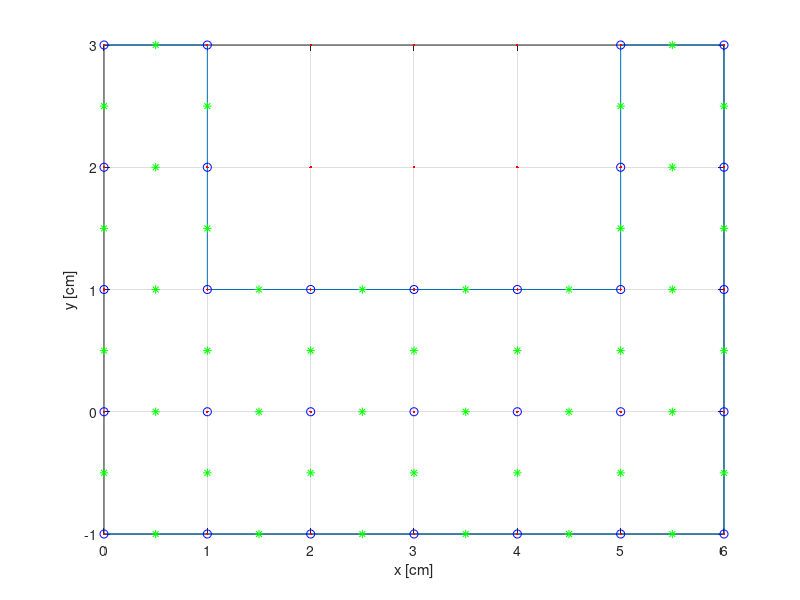
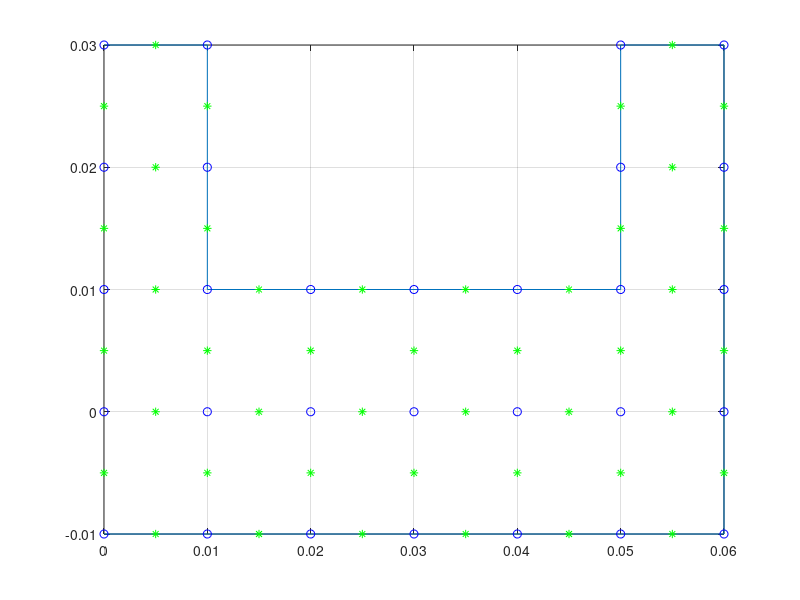
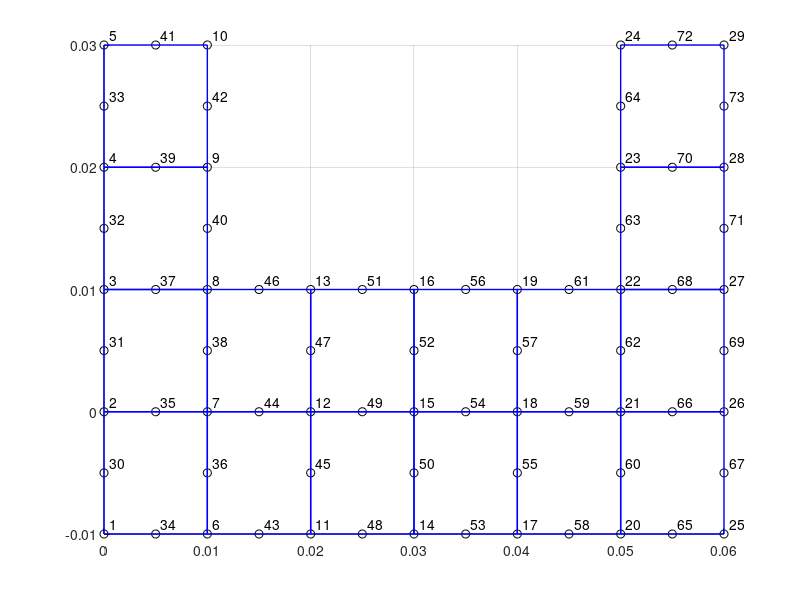

These figures' MATLAB source, in order: (Note: this script raises an error after producing the figures.)
clear all
close all
clc

% tworzenie geometrii
wierzcholki=[0,-1; 6,-1; 6,3; 5,3; 5,1; 1,1; 1,3; 0,3];
figure
plot(wierzcholki(:,1),wierzcholki(:,2),'-')
grid on
hold on
xlabel('x [cm]')
ylabel('y [cm]')

% tworzenie siatki
rozmiar=1;

% generowanie punktow na bazie maksymalnych rozmiarow 
[xGrid, yGrid] = meshgrid(min(wierzcholki(:,1)):rozmiar:max(wierzcholki(:,1)), min(wierzcholki(:,2)):rozmiar:max(wierzcholki(:,2)));
% wizualizacja punktów 
plot(xGrid, yGrid, 'r.'); 


% identyfikacja ktore punkty sa wewnatrz obiektu
in = inpolygon(xGrid, yGrid, wierzcholki(:,1), wierzcholki(:,2));
xInside = xGrid(in);
yInside = yGrid(in);

% wizualizacja punktów
plot(xInside, yInside, 'bo'); 

% znajdowanie par ktorych dystans od siebie = rozmiar
distances = pdist2([xInside, yInside], [xInside, yInside]);
distances = distances.*(tril(ones(length(distances))*inf)+1); % Eliminacja duplikatow przez nadanie wartosci inf macierzy trojkatnej
[rows, cols] = find(distances == rozmiar);

% tworzenie punktow miedzy parami
newX = [];
newY = [];
for i = 1:length(rows)
    x1 = xInside(rows(i));
    y1 = yInside(rows(i));
    x2 = xInside(cols(i));
    y2 = yInside(cols(i));
    
    newX = [newX; (x1 + x2) / 2];
    newY = [newY; (y1 + y2) / 2];
end

% wizualizacja punktów
plot(newX, newY, 'g*'); 


% zamiana cm na m (nie dziala jak da się od razu m)
wierzcholki = wierzcholki*0.01;
rozmiar=rozmiar*0.01;
newX = newX*0.01;
newY = newY*0.01;
xInside = xInside*0.01;
yInside = yInside*0.01;
figure
plot(wierzcholki(:,1),wierzcholki(:,2),'-',xInside, yInside, 'bo',newX, newY, 'g*')
grid on
%% tworzenie elementow
P = [xInside, yInside];
M = [newX, newY];

nodes = [P; M];

nP = size(P,1);   % liczba węzłów narożnych
findNode = @(pt) find( abs(nodes(:,1)-pt(1))<1e-8 & ...
                       abs(nodes(:,2)-pt(2))<1e-8 );
ELEMENTS = [];

dx = rozmiar;
dy = rozmiar;

for i = 1:nP
    x = P(i,1);
    y = P(i,2);

    % narożniki
    p1 = [x,     y];
    p2 = [x+dx,  y];
    p3 = [x+dx,  y+dy];
    p4 = [x,     y+dy];

    % sprawdzenie czy wszystkie narożniki istnieją
    if all( ismembertol([p1;p2;p3;p4], P, 1e-8, 'ByRows', true) )

        % środki boków
        m12 = (p1+p2)/2;
        m23 = (p2+p3)/2;
        m34 = (p3+p4)/2;
        m41 = (p4+p1)/2;

        % ID węzłów
        el = [
            findNode(p1)
            findNode(p2)
            findNode(p3)
            findNode(p4)
            findNode(m12)
            findNode(m23)
            findNode(m34)
            findNode(m41)
        ];

        ELEMENTS = [ELEMENTS; el'];
    end
end


figure; hold on; grid on
plot(nodes(:,1), nodes(:,2), 'ko')

for e = 1:size(ELEMENTS,1)
    el = ELEMENTS(e,[1:4 1]); % tylko narożniki
    plot(nodes(el,1), nodes(el,2),'b-','LineWidth',1)
end

for i=1:size(nodes,1)
    text(nodes(i,1)+rozmiar*0.05, nodes(i,2)+rozmiar*0.08, num2str(i))
end

%% inicjalizacja macierzy globalnych
load fem_symbolic

nN = size(nodes,1);        % liczba węzłów globalnych
nE = size(ELEMENTS,1);     % liczba elementów

K = zeros(nN);             % globalna macierz sztywności
R = zeros(nN,1);           % globalny wektor obciążeń

%% parametry globalne
kx = 55;
ky = 55;
p  = 0;

Q     = 800;
h     = 85;
Tinf  = 22;

%% definicje warunków
elements_with_Q = [1 5 7 9 11 13];

edge_alfa  = [2 26];
edges_beta = [2 5; 5 10; 10 8; 8 22; 22 24; 24 29; 29 26];

tol = 1e-10;

segments_alfa = [];
segments_beta = [];

% alfa
segments_alfa = expandEdgeLine(nodes, edge_alfa(1), edge_alfa(2), tol);

% beta (wiele linii)
for k = 1:size(edges_beta,1)
    seg = expandEdgeLine(nodes, edges_beta(k,1), edges_beta(k,2), tol);
    segments_beta = [segments_beta; seg];
end


%% pętla po elementach
for e = 1:nE

    nodes_e = ELEMENTS(e,:);      % globalne ID węzłów elementu
    Xe = nodes(nodes_e,1);
    Ye = nodes(nodes_e,2);

    %% ---------- OBJĘTOŚĆ ----------
    if ismember(e, elements_with_Q)
        q_e = Q;
    else
        q_e = 0;
    end

    Kk_e = Kk_sym(kx,ky);
    Kp_e = Kp_sym(p);
    Rq_e = Rq_sym(q_e);

    %% ---------- BRZEGI ----------
    Kalfa_e = zeros(8);
    Rbeta_e = zeros(1,8);

    % lokalne boki: [1-2], [2-3], [3-4], [4-1]
    edgeLoc = [1 2; 2 3; 3 4; 4 1];

for ed = 1:4

    g1 = nodes_e(edgeLoc(ed,1));
    g2 = nodes_e(edgeLoc(ed,2));

    alfa_e = 0;
    beta_e = 0;

    % --- alfa ---
    for k = 1:size(segments_alfa,1)
        if (g1 == segments_alfa(k,1) && g2 == segments_alfa(k,2)) || ...
           (g2 == segments_alfa(k,1) && g1 == segments_alfa(k,2))
            alfa_e = h;
            break
        end
    end

    % --- beta ---
    for k = 1:size(segments_beta,1)
        if (g1 == segments_beta(k,1) && g2 == segments_beta(k,2)) || ...
           (g2 == segments_beta(k,1) && g1 == segments_beta(k,2))
            beta_e = h*Tinf;
            break
        end
    end

    Kalfa_e = Kalfa_e + Kalfa_edge{ed}(alfa_e);
    Rbeta_e = Rbeta_e + Rbeta_edge{ed}(beta_e);
end

    %% ---------- MACIERZE ELEMENTU ----------
    Ke = Kk_e + Kp_e + Kalfa_e;
    Re = Rq_e + Rbeta_e;

    %% ---------- AGREGACJA ----------
    for i = 1:8
        I = nodes_e(i);
        R(I) = R(I) + Re(i);
        for j = 1:8
            J = nodes_e(j);
            K(I,J) = K(I,J) + Ke(i,j);
        end
    end
end

%% ---------- ROZWIĄZANIE ----------
u = K \ R;

%% ---------- WIZUALIZACJA ----------
figure; hold on; axis equal
title('Rozkład temperatury + siatka FEM')
xlabel('x [cm]')
ylabel('y [cm]')

% kolorowanie węzłów
scatter(nodes(:,1), nodes(:,2), 60, u, 'filled')

% rysowanie elementów
for e = 1:size(ELEMENTS,1)
    el = ELEMENTS(e,[1:4 1]); % tylko narożniki
    plot(nodes(el,1), nodes(el,2), 'k-', 'LineWidth', 0.8)
end

colorbar
colormap(turbo)
grid on
%% funkcje pomocnicze
function segments = expandEdgeLine(nodes, nStart, nEnd, tol)

    P0 = nodes(nStart,:);
    P1 = nodes(nEnd,:);
    v  = P1 - P0;
    L  = norm(v);

    segments = [];

    for i = 1:size(nodes,1)
        Pi = nodes(i,:) - P0;

        % współliniowość (iloczyn wektorowy w 2D)
        if abs(det([v; Pi])) < tol
            t = dot(Pi,v)/dot(v,v);
            if t > -tol && t < 1+tol
                segments = [segments; i t];
            end
        end
    end

    % sortowanie wzdłuż linii
    segments = sortrows(segments,2);
    segments = segments(:,1);

    % tworzenie par [i i+1]
    segments = [segments(1:end-1) segments(2:end)];
end
